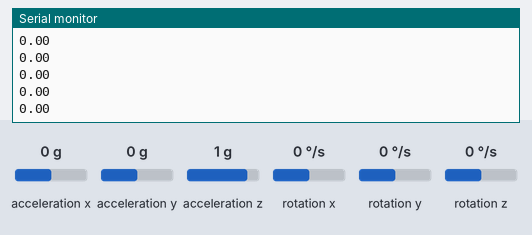
A sketch run on a simulated ESP32. Shown: the last lines printed to the serial monitor. Inputs (shaded band) come from the test bench; at power-on: rotation z 0 °/s, acceleration x 0 g, acceleration y 0 g, acceleration z 1 g, rotation x 0 °/s, rotation y 0 °/s. WiFi joins after 1.5 s; servers stay silent unless stated.

Above: at 5.7 s.
5.8 s: rotation z set to -192 °/s
At 5.83 s:
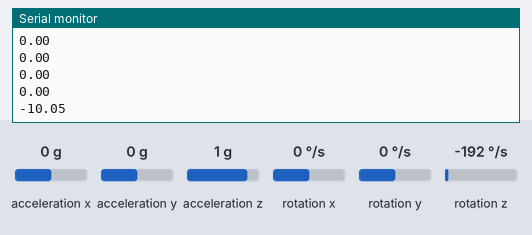
7.3 s: rotation z set to -100 °/s
At 7.35 s:
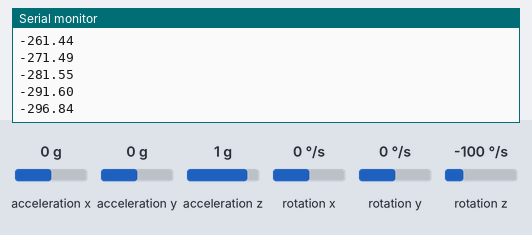
Timing chart, 0 to 10.3 s (numbered marks = the images above; inputs shaded):
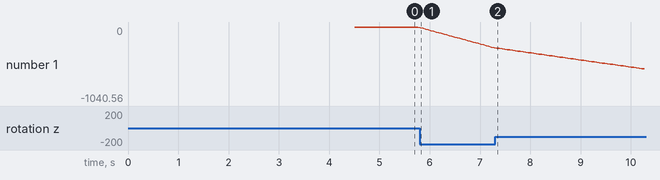

Measured:
- after the input at 5.8 s, the serial monitor: prints a new line at once (image 1)
- plotted number 1: 0 → -291.6 after the input at 5.8 s

The sketch:

tugas_UDP_Skenario_A.ino
```cpp
#include <WiFi.h>
#include <WiFiUdp.h>
#include <MPU6050_tockn.h>
#include <Wire.h>

// ===== WIFI =====
const char* ssid = "Sekolah Robot Indonesia";
const char* password = "sadapsadap";

// ===== UDP =====
WiFiUDP udp;
const char* IP_RPI = "192.168.0.26"; // GANTI
const int PORT = 5000;

// ===== MPU =====
MPU6050 mpu6050(Wire);

void setup() {
  Serial.begin(115200);

  Wire.begin();
  mpu6050.begin();
  mpu6050.calcGyroOffsets(true);

  WiFi.begin(ssid, password);
  while (WiFi.status() != WL_CONNECTED) {
    delay(500);
    Serial.print(".");
  }

  Serial.println("\nConnected!");
  udp.begin(1234);
}

void loop() {
  mpu6050.update();

  float angleZ = mpu6050.getAngleZ();

  // kirim RAW data
  udp.beginPacket(IP_RPI, PORT);
  udp.print(angleZ, 4);
  udp.endPacket();

  Serial.println(angleZ);

  delay(50); // 20 Hz (cukup untuk testing)
}
```
